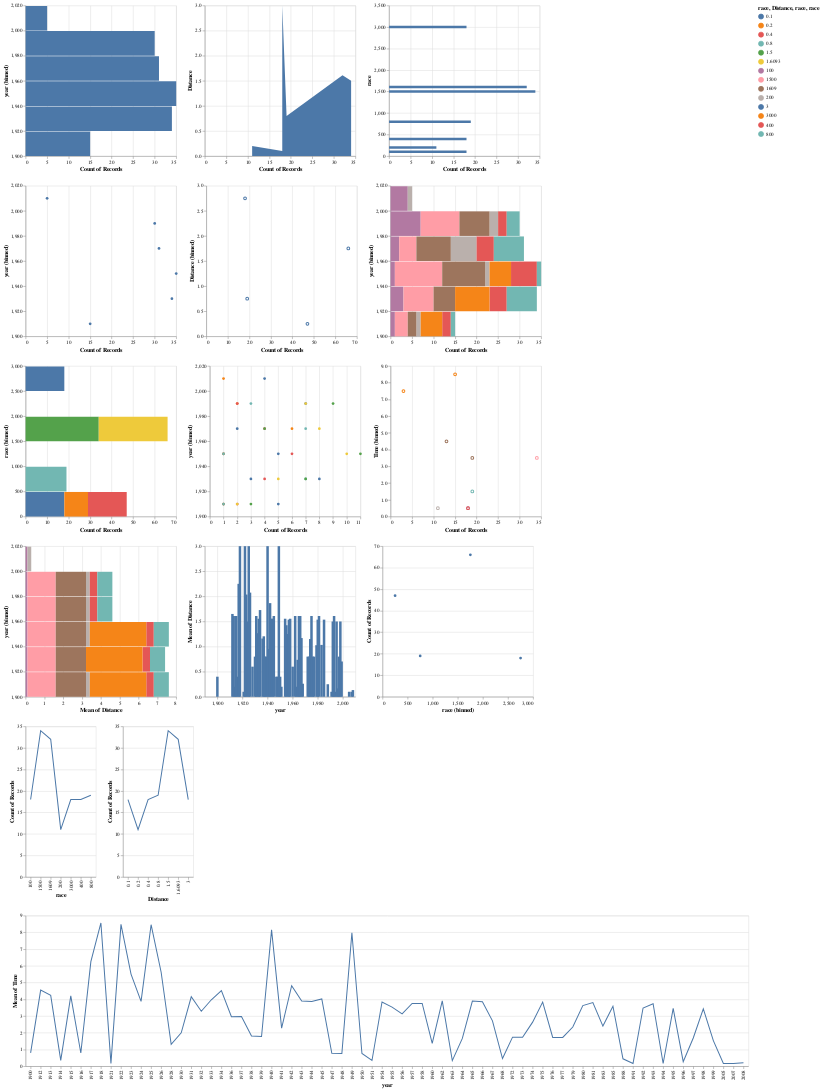

This figure's Vega-Lite source:
### Vega-Lite specification from a JSON file in a GitHub repository (floating-point values rounded to 4 significant figures; data arrays with more than 128 entries replaced by an {"elided": "..."} marker saying what was removed)
{"$schema": "https://vega.github.io/schema/vega-lite/v5.json", "data": {"values": {"elided": "150 records"}}, "vconcat": [{"hconcat": [{"encoding": {"detail": {"field": "str1", "type": "nominal"}, "y": {"field": "year", "type": "quantitative", "bin": true}, "x": {"field": "*", "aggregate": "count", "type": "quantitative"}}, "mark": "bar"}, {"encoding": {"detail": {"field": "str1", "type": "nominal"}, "y": {"field": "Distance", "type": "quantitative"}, "x": {"field": "*", "aggregate": "count", "type": "quantitative"}}, "mark": "area"}, {"encoding": {"detail": {"field": "str1", "type": "nominal"}, "y": {"field": "race", "type": "quantitative"}, "x": {"field": "*", "aggregate": "count", "type": "quantitative"}}, "mark": "bar"}]}, {"hconcat": [{"encoding": {"detail": {"field": "str1", "type": "nominal"}, "y": {"field": "year", "type": "quantitative", "bin": true}, "x": {"field": "*", "aggregate": "count", "type": "quantitative"}}, "mark": "circle"}, {"encoding": {"detail": {"field": "str1", "type": "nominal"}, "y": {"field": "Distance", "type": "quantitative", "bin": true}, "x": {"field": "*", "aggregate": "count", "type": "quantitative"}}, "mark": "point"}, {"encoding": {"color": {"field": "race"}, "y": {"field": "year", "type": "quantitative", "bin": true}, "x": {"field": "*", "aggregate": "count", "type": "quantitative"}}, "mark": "bar"}]}, {"hconcat": [{"encoding": {"color": {"field": "Distance"}, "y": {"field": "race", "type": "quantitative", "bin": true}, "x": {"field": "*", "aggregate": "count", "type": "quantitative"}}, "mark": "bar"}, {"encoding": {"color": {"field": "Distance", "type": "nominal"}, "y": {"field": "year", "type": "quantitative", "bin": true}, "x": {"field": "*", "aggregate": "count", "type": "quantitative"}}, "mark": "circle"}, {"encoding": {"color": {"field": "race", "type": "nominal"}, "y": {"field": "Time", "type": "quantitative", "bin": true}, "x": {"field": "*", "aggregate": "count", "type": "quantitative"}}, "mark": "point"}]}, {"hconcat": [{"encoding": {"color": {"field": "race", "type": "nominal"}, "y": {"field": "year", "type": "quantitative", "bin": true}, "x": {"field": "Distance", "type": "quantitative", "aggregate": "mean"}}, "mark": "bar"}, {"encoding": {"detail": {"field": "str1", "type": "nominal"}, "x": {"field": "year", "type": "quantitative"}, "y": {"field": "Distance", "type": "quantitative", "aggregate": "mean"}}, "mark": "bar"}, {"encoding": {"detail": {"field": "str1", "type": "nominal"}, "x": {"field": "race", "type": "quantitative", "bin": true}, "y": {"field": "*", "aggregate": "count", "type": "quantitative"}}, "mark": "circle"}]}, {"hconcat": [{"encoding": {"x": {"field": "race", "type": "nominal"}, "y": {"field": "*", "aggregate": "count"}}, "mark": "line"}, {"encoding": {"x": {"field": "Distance", "type": "nominal"}, "y": {"field": "*", "aggregate": "count"}}, "mark": "line"}]}, {"hconcat": [{"encoding": {"x": {"field": "year", "type": "nominal"}, "y": {"field": "Time", "aggregate": "mean"}}, "mark": "line"}]}], "config": {}}
